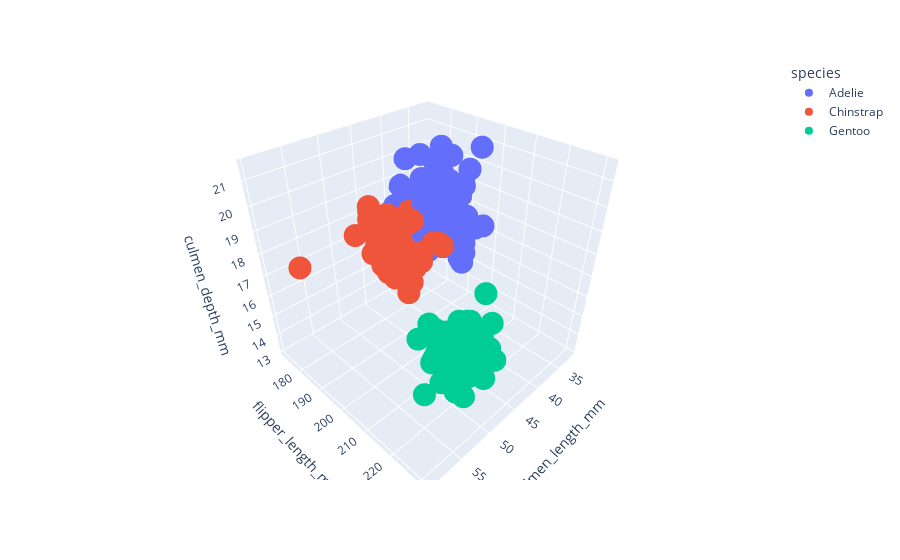

The notebook cell saved with this chart:
### Code cell
fig = px.scatter_3d(df, 
                    x='culmen_length_mm',
                    y='flipper_length_mm',
                    z='culmen_depth_mm',
                    color='species')
fig.show();

# 3 boyutlu olarak baktığımızda labelların birbirinden iyi ayrıştıklarını görebiliyoruz.
